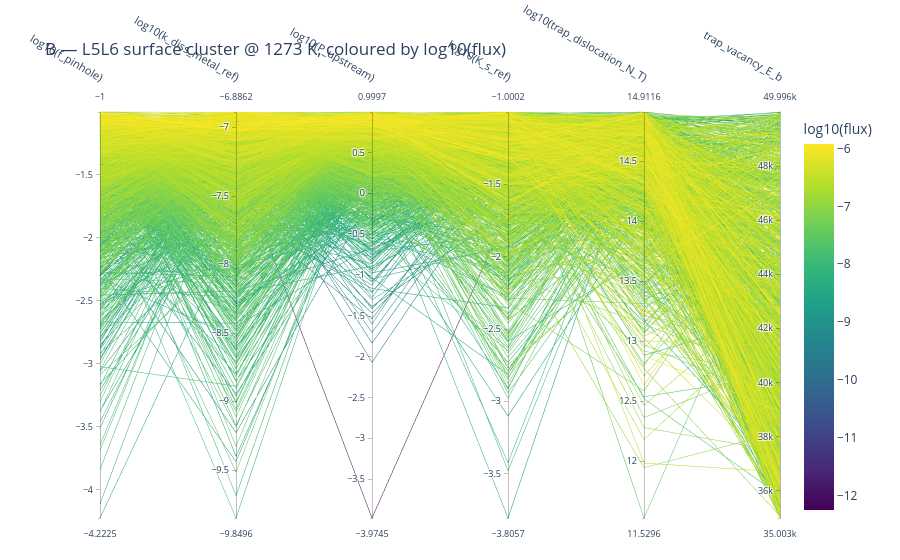
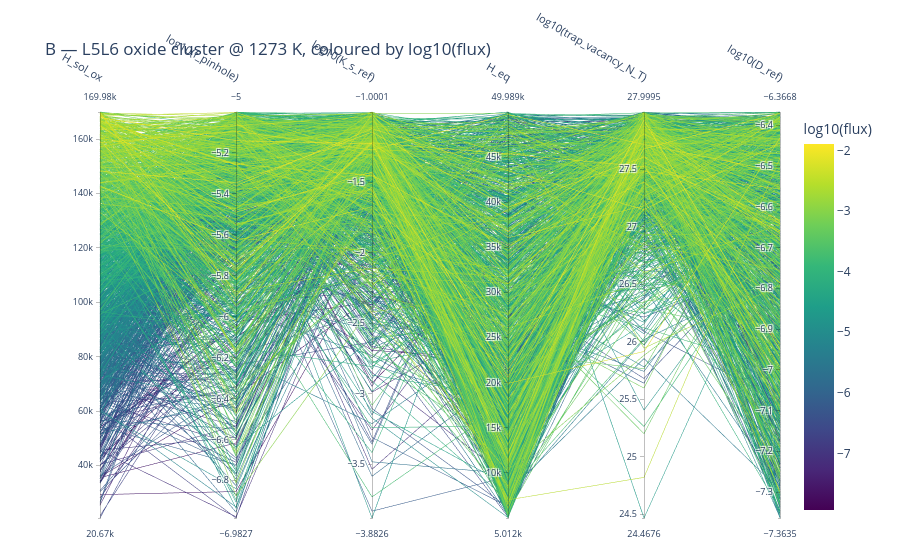
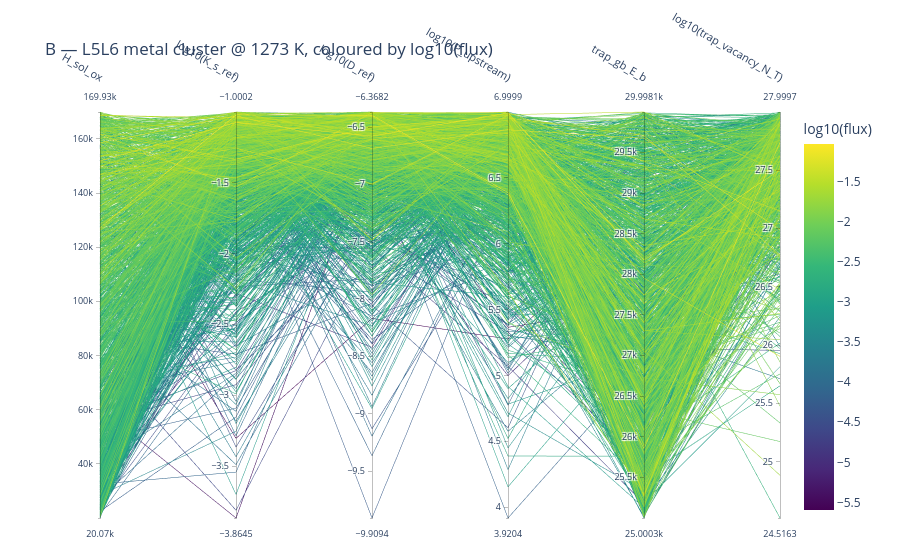

Source (notebook cell) for these figures, in order:
### Markdown cell above
## B — per-regime clusters coloured by log10(flux)

One PCP per regime, axes = that regime's top-6 δ drivers, colour = `log10(flux)`. Clean
within-regime view (no cross-preset mixing).

### Code cell
figsB = {}
for r in REGIMES:
    dims = top_drivers(routeB_T, r, 'flux', k=6)
    sub  = master_T[master_T['regime'] == r]
    figsB[r] = parallel_coordinates_samples(
        sub, dims, color_by='flux', log_dims=logsub(dims),
        title=f'B — L5L6 {r} cluster @ {T_SHOW} K, coloured by log10(flux)',
        save_html=os.path.join(FIG_DIR, f'pcp_B_{r}.html'))
    print(f"{r:8s}: n={len(sub)}  axes={dims}")

for r in REGIMES:
    figsB[r].show()

### Figure 1 — Plotly figure (JSON) as saved in the notebook; plotly's stock layout.template omitted (floating-point values rounded to 4 significant figures; data arrays with more than 128 entries replaced by an {"elided": "..."} marker saying what was removed)
{"data": [{"dimensions": [{"label": "log10(f_pinhole)", "values": {"elided": "1681 float values"}}, {"label": "log10(k_diss_metal_ref)", "values": {"elided": "1681 float values"}}, {"label": "log10(P_upstream)", "values": {"elided": "1681 float values"}}, {"label": "log10(K_s_ref)", "values": {"elided": "1681 float values"}}, {"label": "log10(trap_dislocation_N_T)", "values": {"elided": "1681 float values"}}, {"label": "trap_vacancy_E_b", "values": {"elided": "1681 float values"}}], "labelangle": 30, "labelfont": {"size": 11}, "labelside": "top", "line": {"color": {"elided": "1681 float values"}, "colorbar": {"title": {"text": "log10(flux)"}}, "colorscale": [[0, "#440154"], [0.1111, "#482878"], [0.2222, "#3e4989"], [0.3333, "#31688e"], [0.4444, "#26828e"], [0.5556, "#1f9e89"], [0.6667, "#35b779"], [0.7778, "#6ece58"], [0.8889, "#b5de2b"], [1, "#fde725"]], "showscale": true}, "rangefont": {"size": 9}, "tickfont": {"size": 9}, "type": "parcoords"}], "layout": {"font": {"size": 12}, "margin": {"b": 40, "l": 100, "r": 120, "t": 110}, "title": {"text": "B — L5L6 surface cluster @ 1273 K, coloured by log10(flux)"}}}

### Figure 2 — Plotly figure (JSON) as saved in the notebook; plotly's stock layout.template omitted (floating-point values rounded to 4 significant figures; data arrays with more than 128 entries replaced by an {"elided": "..."} marker saying what was removed)
{"data": [{"dimensions": [{"label": "H_sol_ox", "values": {"elided": "1685 float values"}}, {"label": "log10(f_pinhole)", "values": {"elided": "1685 float values"}}, {"label": "log10(K_s_ref)", "values": {"elided": "1685 float values"}}, {"label": "H_eq", "values": {"elided": "1685 float values"}}, {"label": "log10(trap_vacancy_N_T)", "values": {"elided": "1685 float values"}}, {"label": "log10(D_ref)", "values": {"elided": "1685 float values"}}], "labelangle": 30, "labelfont": {"size": 11}, "labelside": "top", "line": {"color": {"elided": "1685 float values"}, "colorbar": {"title": {"text": "log10(flux)"}}, "colorscale": [[0, "#440154"], [0.1111, "#482878"], [0.2222, "#3e4989"], [0.3333, "#31688e"], [0.4444, "#26828e"], [0.5556, "#1f9e89"], [0.6667, "#35b779"], [0.7778, "#6ece58"], [0.8889, "#b5de2b"], [1, "#fde725"]], "showscale": true}, "rangefont": {"size": 9}, "tickfont": {"size": 9}, "type": "parcoords"}], "layout": {"font": {"size": 12}, "margin": {"b": 40, "l": 100, "r": 120, "t": 110}, "title": {"text": "B — L5L6 oxide cluster @ 1273 K, coloured by log10(flux)"}}}

### Figure 3 — Plotly figure (JSON) as saved in the notebook; plotly's stock layout.template omitted (floating-point values rounded to 4 significant figures; data arrays with more than 128 entries replaced by an {"elided": "..."} marker saying what was removed)
{"data": [{"dimensions": [{"label": "H_sol_ox", "values": {"elided": "1707 float values"}}, {"label": "log10(K_s_ref)", "values": {"elided": "1707 float values"}}, {"label": "log10(D_ref)", "values": {"elided": "1707 float values"}}, {"label": "log10(P_upstream)", "values": {"elided": "1707 float values"}}, {"label": "trap_gb_E_b", "values": {"elided": "1707 float values"}}, {"label": "log10(trap_vacancy_N_T)", "values": {"elided": "1707 float values"}}], "labelangle": 30, "labelfont": {"size": 11}, "labelside": "top", "line": {"color": {"elided": "1707 float values"}, "colorbar": {"title": {"text": "log10(flux)"}}, "colorscale": [[0, "#440154"], [0.1111, "#482878"], [0.2222, "#3e4989"], [0.3333, "#31688e"], [0.4444, "#26828e"], [0.5556, "#1f9e89"], [0.6667, "#35b779"], [0.7778, "#6ece58"], [0.8889, "#b5de2b"], [1, "#fde725"]], "showscale": true}, "rangefont": {"size": 9}, "tickfont": {"size": 9}, "type": "parcoords"}], "layout": {"font": {"size": 12}, "margin": {"b": 40, "l": 100, "r": 120, "t": 110}, "title": {"text": "B — L5L6 metal cluster @ 1273 K, coloured by log10(flux)"}}}
